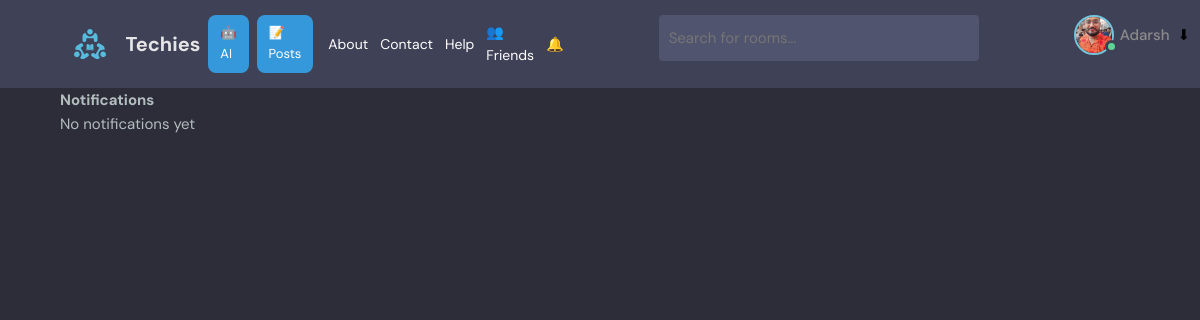
/notifications/ (signed in), run on an earlier commit of the app's database.
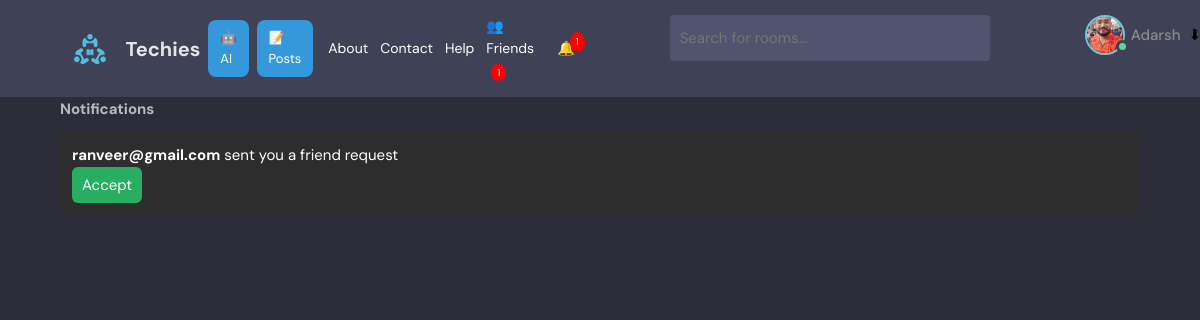
And on a later commit of the database.
### base/models.py (models this page shows, shortened)
class FriendRequest(models.Model):
    sender = models.ForeignKey(User, on_delete=models.CASCADE, related_name='sent_requests')
    receiver = models.ForeignKey(User, on_delete=models.CASCADE, related_name='received_requests')
    accepted = models.BooleanField(default=False)
    created = models.DateTimeField(auto_now_add=True)

class User(AbstractUser):
    name = models.CharField(max_length=200, null=True)
    email = models.EmailField(unique=True, null=True)
    bio = models.TextField(null=True)
    avatar = models.ImageField(null=True, default="avatar.svg")
    friends = models.ManyToManyField("self", blank=True)
    USERNAME_FIELD = 'email'
    REQUIRED_FIELDS = []

### base/views.py (the view)
# urls.py: path('notifications/', views.notificationPage, name="notifications"),
@login_required(login_url='login')
def notificationPage(request):
    requests = FriendRequest.objects.filter(
        receiver=request.user,
        accepted=False
    )
    return render(request, 'base/notifications.html', {
        'requests': requests
    })

### base/context_processors.py (called while the page is built)
def notification_count(request):
    if request.user.is_authenticated:
        count = FriendRequest.objects.filter(
            receiver=request.user,
            accepted=False
        ).count()
        return {'pending_requests_count': count}
    return {'pending_requests_count': 0}

### base/templates/base/notifications.html
{% extends 'main.html' %}
{% block content %}
<div class="container">
  <h2>Notifications</h2>
  {% if requests %}
    {% for req in requests %}
      <div style="
        padding:12px;
        margin:10px 0;
        background:#2d2d2d;
        border-radius:10px;
        color:white;
      ">
        <p>
          <b>{{ req.sender.username }}</b> sent you a friend request
        </p>
        <a href="{% url 'accept-friend' req.id %}" style="
          background:#27ae60;
          padding:6px 10px;
          border-radius:6px;
          color:white;
          text-decoration:none;
        ">
          Accept
        </a>
      </div>
    {% endfor %}
  {% else %}
    <p>No notifications yet</p>
  {% endif %}
</div>
{% endblock %}

### templates/navbar.html (shortened to what this page needs)
{% load static %}
<header class="header header--loggedIn">
  <div class="container">
    <div class="nav-left">
      <a href="{% url 'home' %}" class="header__logo">
        <img src="{% static 'images/logo.svg' %}" />
        <h1>Techies</h1>
      </a>
      <a href="{% url 'ai' %}" class="nav-btn">🤖 AI</a>
      <a href="{% url 'posts' %}" class="nav-btn">📝 Posts</a>
      <div class="nav-links">
  <a href="{% url 'about' %}">About</a>
  <a href="{% url 'contact' %}">Contact</a>
  <a href="{% url 'help' %}">Help</a>
  <a href="{% url 'friends' %}" style="position:relative;">
    👥 Friends
    {% if pending_requests_count > 0 %}
      <span style="
        background:red;
        color:white;
        font-size:10px;
        padding:2px 6px;
        border-radius:50%;
        margin-left:5px;
      ">
        {{ pending_requests_count }}
      </span>
    {% endif %}
  </a>
  <a href="{% url 'notifications' %}" style="position:relative;">
    🔔
    {% if pending_requests_count > 0 %}
      <span style="
        position:absolute;
        top:-5px;
        right:-10px;
        background:red;
        color:white;
        font-size:10px;
        padding:2px 6px;
        border-radius:50%;
      ">
        {{ pending_requests_count }}
      </span>
    {% endif %}
  </a>
</div>
    </div>
    <form class="header__search" method="GET" action="{% url 'home' %}">
      <label>
        <input name="q" placeholder="Search for rooms..." />
      </label>
    </form>
    <nav class="header__menu">
  {% if request.user.is_authenticated %}
  <div class="header__user" style="display:flex; align-items:center; gap:8px;">
    <a href="{% url 'user-profile' request.user.id %}" style="display:flex; align-items:center; gap:6px;">
      <div class="avatar avatar--medium active">
        <img src="{{request.user.avatar.url}}" />
      </div>
      <p>{{request.user.username}}</p>
    </a>
    <button class="dropdown-button" style="background:none; border:none; cursor:pointer;">
      ⬇
    </button>
  </div>
  {% else %}
  <a href="{% url 'login' %}">
    <p>Login</p>
  </a>
  {% endif %}
</nav>
  </div>
</header>

What changed in the data, as far as the page shows it:
added FriendRequest: sender.username "ranveer@gmail.com"
Also different on the page:
{{ pending_requests_count }}: (not shown) → "1"
text no longer shown: "No notifications yet"
